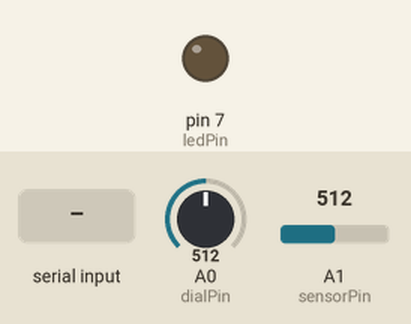
Simulated run of this sketch. Board: Arduino Uno, built with avr-gcc and run on an emulated ATmega328P. On the bench: output pins drawn as LEDs (lit = HIGH). Inputs (shaded band) come from the test bench; at power-on: A0 (dialPin) = 512, A1 (sensorPin) = 512. What the sketch prints to the serial monitor is not drawn.

Above: at 1.2 s.
1.3 s: "1" received over Serial
At 2.3 s:
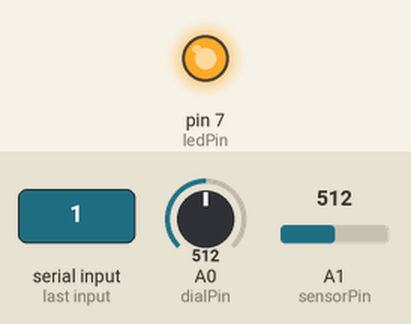
2.8 s: "0" received over Serial
At 3.4 s:
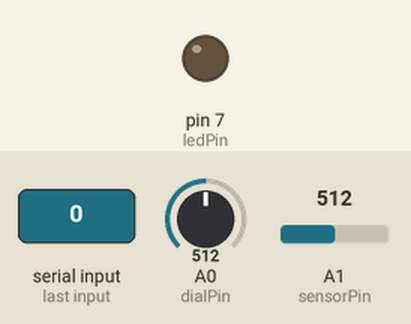
4.3 s: A0 (dialPin) set to 44
5.8 s: A0 (dialPin) set to 38
Timing chart, 0 to 8.3 s (numbered marks = the images above; inputs shaded):
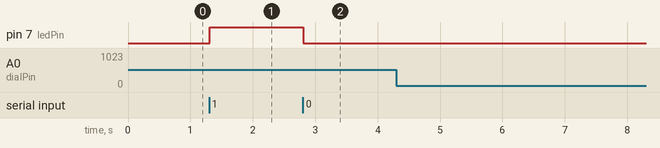

Measured:
- after the input at 1.3 s, pin 7 (ledPin): LOW → HIGH at once
- after the input at 2.8 s, pin 7 (ledPin): HIGH → LOW at once
- after the input at 4.3 s, every drawn part: stays the same
- after the input at 5.8 s, every drawn part: stays the same

The sketch:

processing_colordial.ino
```cpp
int ledPin = 7;
int dialPin = A0;
int dialOutput;

int sensorPin = A1;
int sensorOutput;

void setup() {
  pinMode(ledPin, OUTPUT);
  Serial.begin(9600);
}

void loop() {
  dialOutput = analogRead(dialPin);
  sensorOutput = analogRead(sensorPin);


  int mappedSensorOutput = map(constrain(sensorOutput, 200, 600), 200, 600, 0, 255);
  int mappedDialOutput = map(dialOutput, 0, 1023, 0, 255);

  Serial.println(mappedSensorOutput +  String(",") + mappedDialOutput);


  if(Serial.available() > 0){
    char state = Serial.read();
    if (state == '1'){
      digitalWrite(ledPin, HIGH);
    }
    if(state == '0'){
      digitalWrite(ledPin, LOW);
    }


  }


  //delay(1000);
}
```
